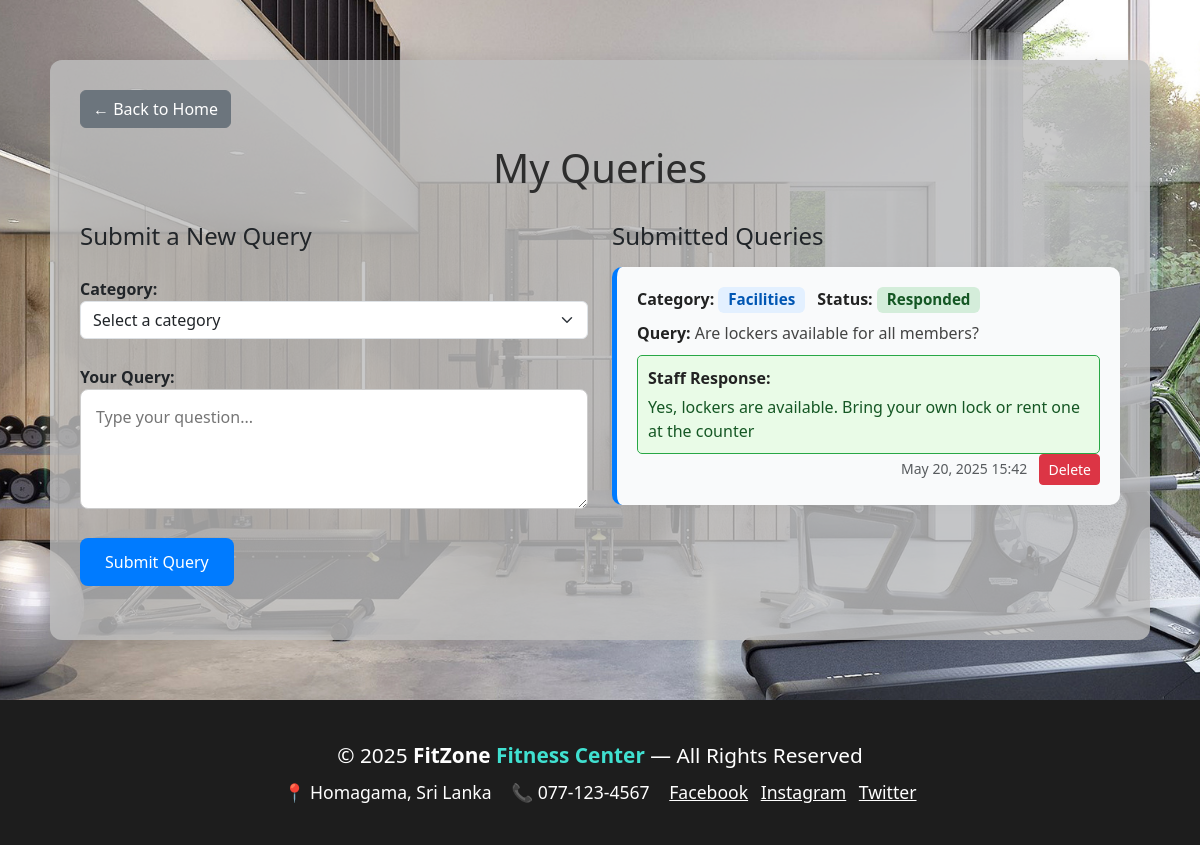
The app's page /includes/Users/UserQueries.php (signed in) with its own data.
### tables this page shows
CREATE TABLE `queries` (
  `id` int(11) NOT NULL,
  `user_id` int(11) NOT NULL,
  `query_text` text NOT NULL,
  `category` varchar(100) DEFAULT NULL,
  `response` text DEFAULT NULL,
  `status` enum('Pending','Responded') DEFAULT 'Pending',
  `created_at` timestamp NOT NULL DEFAULT current_timestamp(),
  `responded_at` timestamp NULL DEFAULT NULL
);

### includes/Users/UserQueries.php (the view, shortened to what this page needs)
<?php
include 'dbconnect.php';
$user_id = $_SESSION['user_id'];
$result = $conn->query("SELECT * FROM queries WHERE user_id = $user_id ORDER BY created_at DESC");
?>
<!DOCTYPE html>
<html lang="en">
<head>
    <link href="https://cdn.jsdelivr.net/npm/bootstrap@5.3.2/dist/css/bootstrap.min.css" rel="stylesheet">
</head>
<body>
    <div class="container">
        <a href="userpage.php" class="btn btn-secondary mb-3">&larr; Back to Home</a>
        <h1>My Queries</h1>
        <div class="row mt-4">
            <div class="col-md-6 mb-4">
                <div class="query-form">
                    <h4 class="mb-3">Submit a New Query</h4>
                    <form action="submit_query.php" method="POST">
                        <label for="category"><strong>Category:</strong></label>
                        <select name="category" id="category" required class="form-select mb-3">
                            <option value="" disabled selected>Select a category</option>
                        </select>
                        <label for="query_text"><strong>Your Query:</strong></label>
                        <textarea name="query_text" id="query_text" placeholder="Type your question..." required></textarea>
                        <input type="submit" value="Submit Query" class="btn btn-primary mt-2">
                    </form>
                </div>
            </div>
            <div class="col-md-6">
                <h4 class="mb-3">Submitted Queries</h4>
                <?php while ($row = $result->fetch_assoc()): ?>
                    <div class="query-card">
                        <span><strong>Category:</strong></span>
                        <span class="badge badge-category"><?= htmlspecialchars($row['category']) ?></span>
                        <span><strong>Status:</strong></span>
                        <span class="badge badge-status <?= htmlspecialchars($row['status']) ?>">
                            <?= htmlspecialchars($row['status']) ?>
                        </span>
                        <p class="mt-2 mb-1"><strong>Query:</strong> <?= htmlspecialchars($row['query_text']) ?></p>
                        <?php if (!empty($row['response'])): ?>
                            <div style="border: 1px solid #28a745; background: #e9fbe7; padding: 10px; margin-top: 10px; border-radius: 5px;">
                                <strong>Staff Response:</strong>
                                <div style="margin-top: 5px; color: #155724;">
                                    <?= nl2br(htmlspecialchars($row['response'])) ?>
                                </div>
                            </div>
                        <?php endif; ?>
                        <div class="text-end">
                            <small class="text-muted"><?= date('M d, Y H:i', strtotime($row['created_at'])) ?></small>
                            <form action="delete_query.php" method="POST" style="display:inline;" onsubmit="return confirm('Are you sure you want to delete this query?');">
                                <button type="submit" class="btn btn-danger btn-sm ms-2">Delete</button>
                            </form>
                        </div>
                    </div>
                <?php endwhile; ?>
            </div>
        </div>
    </div>
    <?php include __DIR__ . '/../footer.php'; ?>

### includes/Users/UserQueries.php (style rules this page uses)
body { font-family: 'Segoe UI', Tahoma, Geneva, Verdana, sans-serif; background-color: #eef1f5; background: url('/gym/includes/Background/background2.jpg') no-repeat center center fixed; background-size: cover; margin: 0; padding: 0; }
.container { max-width: 1100px; margin: 60px auto; padding: 30px; background-color:rgba(189, 189, 189, 0.82); border-radius: 12px; box-shadow: 0 4px 20px rgba(0, 0, 0, 0.1); }
h1 { text-align: center; color: #2d2d2d; margin-bottom: 30px; }
.query-card { background-color: #f9fafb; border-left: 5px solid #007bff; padding: 20px; border-radius: 10px; margin-bottom: 20px; transition: all 0.3s ease; box-shadow: 0 2px 12px rgba(0, 0, 0, 0.03); }
.query-card p { margin: 8px 0; color: #444; }
.query-card strong { color: #222; }
.badge-category { background: #e3f0ff; color: #0056b3; font-size: 0.95em; margin-right: 8px; }
.badge-status { font-size: 0.95em; margin-right: 8px; }
.badge-status.Responded { background: #d4edda; color: #155724; }
.query-form label { margin-top: 10px; }
.query-form textarea { width: 100%; height: 120px; padding: 15px; font-size: 16px; border: 1px solid #ccc; border-radius: 8px; resize: vertical; margin-bottom: 15px; font-family: inherit; }
.query-form input[type="submit"] { background-color: #007bff; color: #fff; padding: 12px 25px; border: none; border-radius: 8px; cursor: pointer; font-size: 16px; transition: background-color 0.3s ease; }

### records on screen
queries: category "Facilities", status "Responded", query_text "Are lockers available for all members?", response "Yes, lockers are available. Bring your own lock or rent one at the counter", created_at "May 20, 2025 15:42"
